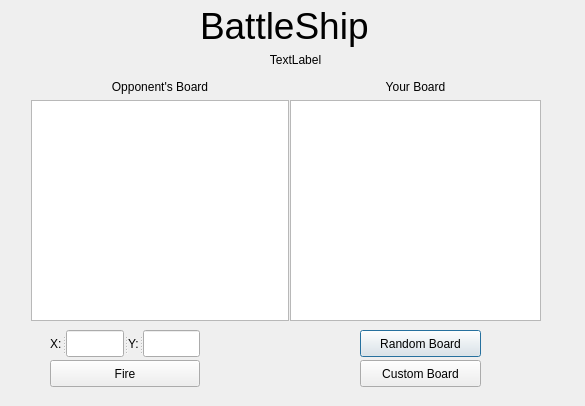
<?xml version="1.0" encoding="UTF-8"?>
<ui version="4.0">
 <class>battleLocalWindow</class>
 <widget class="QDialog" name="battleLocalWindow">
  <property name="geometry">
   <rect>
    <x>0</x>
    <y>0</y>
    <width>585</width>
    <height>406</height>
   </rect>
  </property>
  <property name="windowTitle">
   <string>Dialog</string>
  </property>
  <widget class="QPushButton" name="RandomButton">
   <property name="geometry">
    <rect>
     <x>360</x>
     <y>330</y>
     <width>121</width>
     <height>27</height>
    </rect>
   </property>
   <property name="text">
    <string>Random Board</string>
   </property>
  </widget>
  <widget class="QPushButton" name="FireButton">
   <property name="geometry">
    <rect>
     <x>50</x>
     <y>360</y>
     <width>150</width>
     <height>27</height>
    </rect>
   </property>
   <property name="text">
    <string>Fire</string>
   </property>
  </widget>
  <widget class="QWidget" name="layoutWidget">
   <property name="geometry">
    <rect>
     <x>290</x>
     <y>80</y>
     <width>251</width>
     <height>241</height>
    </rect>
   </property>
   <layout class="QVBoxLayout" name="PlayerWin">
    <property name="sizeConstraint">
     <enum>QLayout::SetNoConstraint</enum>
    </property>
    <item>
     <widget class="QLabel" name="PlayerBoardLabel">
      <property name="text">
       <string>Your Board</string>
      </property>
      <property name="alignment">
       <set>Qt::AlignCenter</set>
      </property>
     </widget>
    </item>
    <item>
     <widget class="QTextBrowser" name="PlayerGameBoard"/>
    </item>
   </layout>
  </widget>
  <widget class="QWidget" name="layoutWidget_2">
   <property name="geometry">
    <rect>
     <x>31</x>
     <y>80</y>
     <width>258</width>
     <height>241</height>
    </rect>
   </property>
   <layout class="QVBoxLayout" name="EnemyWin">
    <property name="sizeConstraint">
     <enum>QLayout::SetNoConstraint</enum>
    </property>
    <item>
     <widget class="QLabel" name="EnemyBoardLabel">
      <property name="text">
       <string>Opponent's Board</string>
      </property>
      <property name="alignment">
       <set>Qt::AlignCenter</set>
      </property>
     </widget>
    </item>
    <item>
     <widget class="QTextBrowser" name="OpponentGameBoard">
      <property name="maximumSize">
       <size>
        <width>16777215</width>
        <height>16777215</height>
       </size>
      </property>
     </widget>
    </item>
   </layout>
  </widget>
  <widget class="QPushButton" name="CustomButton">
   <property name="geometry">
    <rect>
     <x>360</x>
     <y>360</y>
     <width>121</width>
     <height>27</height>
    </rect>
   </property>
   <property name="text">
    <string>Custom Board</string>
   </property>
  </widget>
  <widget class="QLabel" name="GameLogo">
   <property name="geometry">
    <rect>
     <x>200</x>
     <y>0</y>
     <width>191</width>
     <height>51</height>
    </rect>
   </property>
   <property name="font">
    <font>
     <pointsize>28</pointsize>
    </font>
   </property>
   <property name="text">
    <string>BattleShip</string>
   </property>
  </widget>
  <widget class="QLabel" name="PlayerGoing">
   <property name="geometry">
    <rect>
     <x>210</x>
     <y>50</y>
     <width>171</width>
     <height>20</height>
    </rect>
   </property>
   <property name="text">
    <string>TextLabel</string>
   </property>
   <property name="alignment">
    <set>Qt::AlignCenter</set>
   </property>
  </widget>
  <widget class="QSplitter" name="Coordinates">
   <property name="enabled">
    <bool>true</bool>
   </property>
   <property name="geometry">
    <rect>
     <x>50</x>
     <y>330</y>
     <width>150</width>
     <height>27</height>
    </rect>
   </property>
   <property name="orientation">
    <enum>Qt::Horizontal</enum>
   </property>
   <widget class="QLabel" name="XLabel">
    <property name="enabled">
     <bool>true</bool>
    </property>
    <property name="text">
     <string>X:</string>
    </property>
   </widget>
   <widget class="QLineEdit" name="FireRowText"/>
   <widget class="QLabel" name="YLabel">
    <property name="text">
     <string>Y:</string>
    </property>
   </widget>
   <widget class="QLineEdit" name="FireColText">
    <property name="enabled">
     <bool>true</bool>
    </property>
   </widget>
  </widget>
 </widget>
 <resources/>
 <connections/>
</ui>
